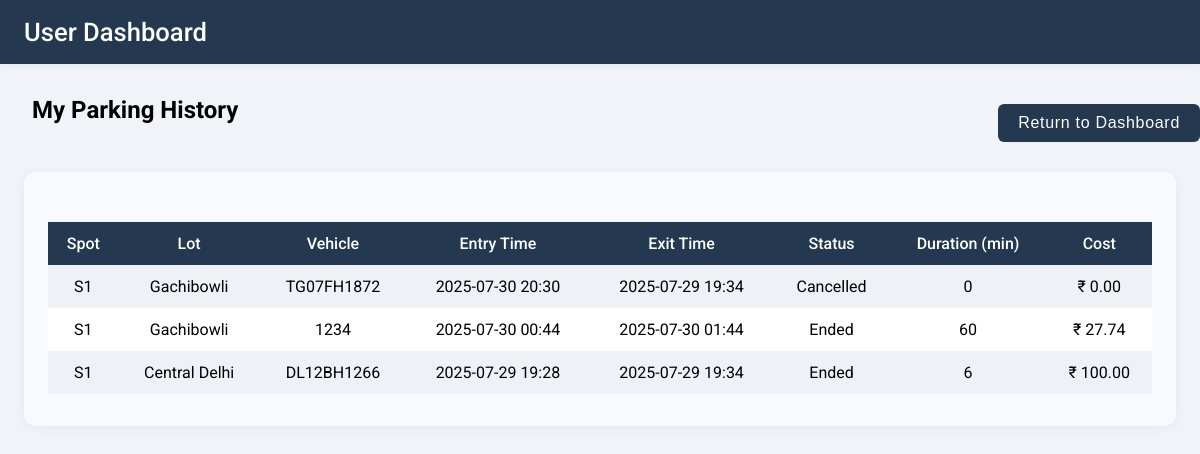
The app's page /user/history (signed in), older data.
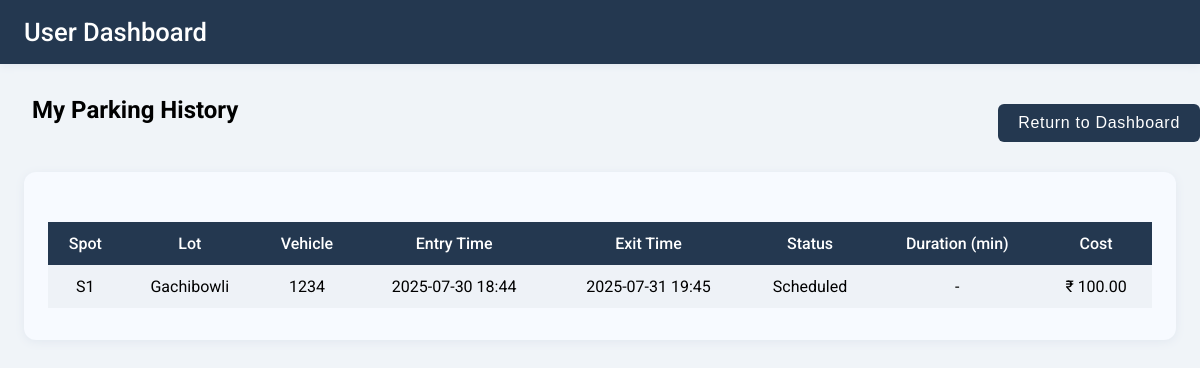
The same page, newer data.
### backend/models.py (models this page shows)
class Reservation(db.Model):
    __tablename__ = "Reservation"
    id = db.Column(db.Integer, primary_key = True, autoincrement = True)
    spot_id = db.Column(db.Integer, db.ForeignKey("ParkingSpot.id"), nullable = False)
    user_id = db.Column(db.Integer, db.ForeignKey("User.id"), nullable = False)
    vehicle_id = db.Column(db.Integer, db.ForeignKey("Vehicle.id"), nullable=True)
    status = db.Column(db.String, nullable = False)
    cost = db.Column(db.Numeric(10, 2), nullable=False)
    entry_ts = db.Column(db.DateTime(timezone=True), default=lambda:datetime.now(IST))
    exit_ts = db.Column(db.DateTime(timezone=True))
    user = db.relationship("User", backref = "reservations")
    spot = db.relationship("ParkingSpot", backref = "reservations")
    vehicle = db.relationship("Vehicle", backref="reservations")

class ParkingSpot(db.Model):
    __tablename__ = "ParkingSpot"
    id = db.Column(db.Integer, primary_key = True, autoincrement = True)
    lot_id= db.Column(db.Integer, db.ForeignKey("ParkingLot.id"), nullable = False)
    status = db.Column(db.String, nullable = False)
    spot_number= db.Column(db.String, nullable = False)
    lot = db.relationship("ParkingLot", backref = "spots")
    __table_args__ = (
        db.UniqueConstraint('lot_id', 'spot_number', name='_lot_spot'),
    )

class ParkingLot(db.Model):
    __tablename__ = "ParkingLot"
    id = db.Column(db.Integer, primary_key = True, autoincrement = True)
    location = db.Column(db.String, nullable = False)
    address = db.Column(db.String, nullable = False)
    price = db.Column(db.Integer, nullable = False)
    no_of_spots = db.Column(db.Integer, nullable = False)

class Vehicle(db.Model):
    __tablename__ = "Vehicle"
    id = db.Column(db.Integer, primary_key = True, autoincrement = True)
    user_id= db.Column(db.Integer, db.ForeignKey("User.id"), nullable = False)
    vehicle_type = db.Column(db.String, nullable = False)
    vehicle_number= db.Column(db.String, unique = True, nullable = False)
    user = db.relationship("User", backref = "vehicles")

### backend/routes.py (the view)
@routes_bp.route('/user/history')
@login_required
def user_history():
    reservations = (
        Reservation.query
        .filter_by(user_id=current_user.id)
        .order_by(Reservation.entry_ts.desc())
        .all()
    )
    return render_template('user/user_history.html', reservations=reservations)

### templates/user/user_history.html (shortened to what this page needs)
<!DOCTYPE html>
<html lang="en">
<head>
</head>
<body>
    <div class="navbar">
        <span class="navbar-title">User Dashboard</span>
    </div>
    <div class="container">
        <button onclick="window.location.href='/user/dashboard'" class="return-dashboard-btn">
            Return to Dashboard
        </button>
        <h2 style="margin-left:8px;">My Parking History</h2>
        <div class="history-card">
            {% if reservations %}
            <table>
                <tr>
                    <th>Spot</th>
                    <th>Lot</th>
                    <th>Vehicle</th>
                    <th>Entry Time</th>
                    <th>Exit Time</th>
                    <th>Status</th>
                    <th>Duration (min)</th>
                    <th>Cost</th>
                </tr>
                {% for r in reservations %}
                <tr>
                    <td>{{ r.spot.spot_number }}</td>
                    <td>{{ r.spot.lot.address }}</td>
                    <td>{% if r.vehicle %}{{ r.vehicle.vehicle_number }}{% else %}-{% endif %}</td>
                    <td>{% if r.entry_ts %}{{ r.entry_ts.strftime('%Y-%m-%d %H:%M')|to_ist }}{% else %}-{% endif %}</td>
                    <td>
                        {% if r.exit_ts %}
                            {{ r.exit_ts.strftime('%Y-%m-%d %H:%M')|to_ist }}
                        {% elif r.entry_ts %}
                            Active
                        {% else %}
                            -
                        {% endif %}
                    </td>
                    <td>{{ r.status }}</td>
                    <td>
                        {% if r.status == 'Scheduled' %}
                            -
                        {% elif r.entry_ts and r.exit_ts %}
                            {% set duration = ((r.exit_ts - r.entry_ts).total_seconds() // 60)|int %}
                            {{ duration if duration >= 0 else 0 }}
                        {% elif r.entry_ts %}
                            Active
                        {% else %}
                            -
                        {% endif %}
                    </td>
                    <td>&#8377; {{ ('%.2f'|format(r.cost)) }}</td>
                </tr>
                {% endfor %}
            </table>
            {% else %}
            <p style="color:#333; font-size:1.1em; text-align:center;">No parking history found.</p>
            {% endif %}
        </div>
    </div>
</body>
</html>

Row changes from the older to the newer data that the page shows:
no longer on this page (row edited): Reservation: spot.spot_number "S1", spot.lot.address "Gachibowli", vehicle.vehicle_number "TG07FH1872", entry_ts|to_ist "2025-07-30 20:30", exit_ts|to_ist "2025-07-29 19:34", status "Cancelled", cost "0", cost "0.00"
no longer on this page (row edited): Reservation: spot.spot_number "S1", spot.lot.address "Gachibowli", vehicle.vehicle_number "1234", entry_ts|to_ist "2025-07-30 00:44", exit_ts|to_ist "2025-07-30 01:44", status "Ended", duration "60", cost "27.74"
no longer on this page (row edited): Reservation: spot.spot_number "S1", spot.lot.address "Central Delhi", vehicle.vehicle_number "DL12BH1266", entry_ts|to_ist "2025-07-29 19:28", exit_ts|to_ist "2025-07-29 19:34", status "Ended", duration "6", cost "100.00"
now on this page (row edited): Reservation: spot.spot_number "S1", spot.lot.address "Gachibowli", vehicle.vehicle_number "1234", entry_ts|to_ist "2025-07-30 18:44", exit_ts|to_ist "2025-07-31 19:45", status "Scheduled", cost "100.00"
